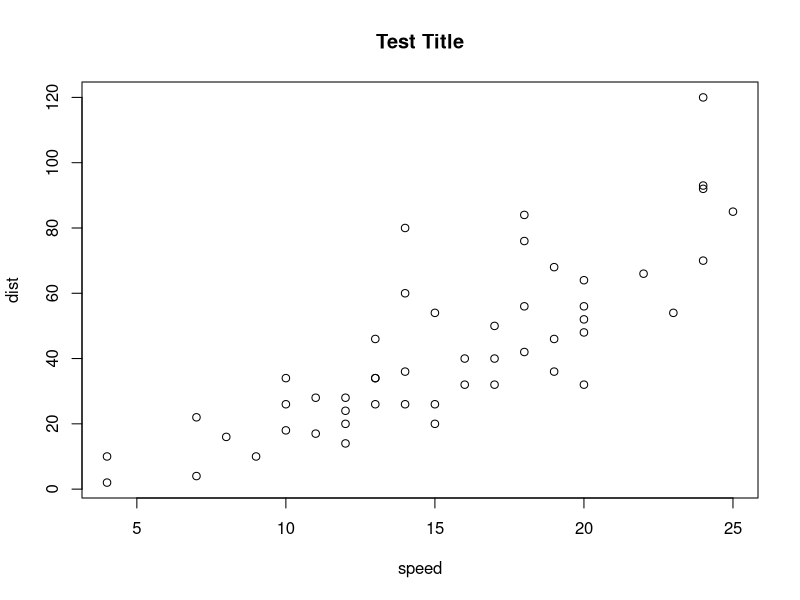

The R source for this figure:
## ---- chunk 1
summary(cars)
head(cars)
## ---- chunk 2
plot(cars)
title("Test Title")
